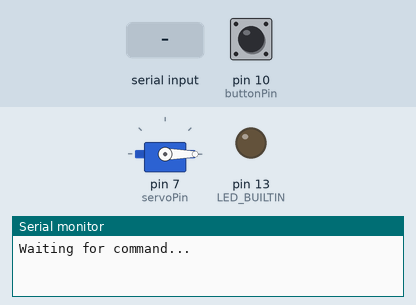
Recording of a sketch running on a simulated Arduino Uno, built with avr-gcc and run on an emulated ATmega328P. Parts: servo, output pins drawn as LEDs (lit = HIGH), the last lines printed to the serial monitor. The test bench sets the inputs (shaded band); at power-on: pin 10 (buttonPin) LOW.

Above: at 1.2 s.
1.3 s: pin 10 (buttonPin) pulled HIGH for 0.15 s
At 1.8 s:
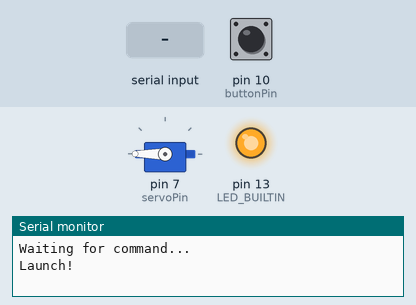
4.4 s: "launch" received over the second serial link
At 7.2 s:
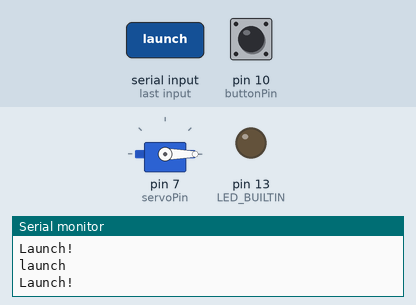
7.9 s: pin 10 (buttonPin) pulled HIGH for 1 s
At 9.2 s:
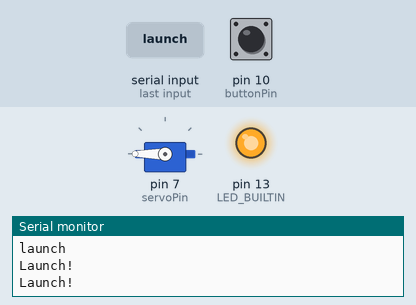
11.4 s: pin 10 (buttonPin) pulled HIGH for 3.2 s
At 14.6 s:
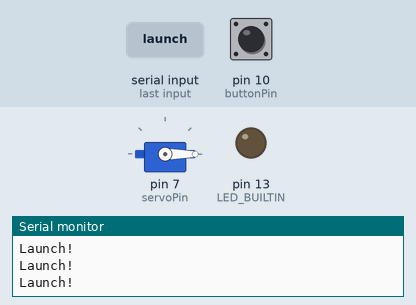
Timing chart, 0 to 16.1 s (numbered marks = the images above; inputs shaded):
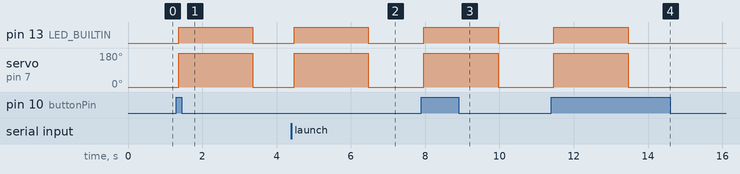

Measured:
- after the input at 1.3 s, pin 13 (LED_BUILTIN): LOW → HIGH after 0.06 s, → LOW 2.0 s later; servo on pin 7 (servoPin): 0° → 180° after 0.06 s, → 0° 2.0 s later
- after the input at 4.4 s, pin 13 (LED_BUILTIN): LOW → HIGH after 0.07 s, → LOW 2.0 s later; servo on pin 7 (servoPin): 0° → 180° after 0.07 s, → 0° 2.0 s later
- after the input at 7.9 s, pin 13 (LED_BUILTIN): LOW → HIGH after 0.06 s, → LOW 2.0 s later; servo on pin 7 (servoPin): 0° → 180° after 0.06 s, → 0° 2.0 s later
- after the input at 11.4 s, pin 13 (LED_BUILTIN): LOW → HIGH after 0.06 s, → LOW 2.0 s later; servo on pin 7 (servoPin): 0° → 180° after 0.06 s, → 0° 2.0 s later

The sketch:

waterrocket_launch.ino
```cpp
#include <Servo.h>
const int servoPin = 7;
const int buttonPin = 10;    // the number of the pushbutton pin
int buttonState;             // the current reading from the input pin
int lastButtonState = LOW;   // the previous reading from the input pin
unsigned long lastDebounceTime = 0;  // the last time the output pin was toggled
unsigned long debounceDelay = 50;    // the debounce time; increase if the output flickers
#include <NeoSWSerial.h>
NeoSWSerial Bluetooth( 8, 9 );

String voice;
Servo Servo1;
byte state = 0;

void setup() {
  Bluetooth.begin(9600);
  Serial.begin(9600);
  Serial.println("Waiting for command...");

  Servo1.attach(servoPin);
  Servo1.write(0);
  pinMode(buttonPin, INPUT);
  pinMode(LED_BUILTIN, OUTPUT);
}

void loop() {
  int reading = digitalRead(buttonPin);
  if (reading != lastButtonState) {
    lastDebounceTime = millis();
  }

  if ((millis() - lastDebounceTime) > debounceDelay) {
    if (reading != buttonState) {
      buttonState = reading;

      // only toggle the LED if the new button state is HIGH
      if (buttonState == HIGH) {
        state = 1;
      }
    }
  }

  //Bluetooth.listen();
  while (Bluetooth.available())
  {
    //Serial.println("read");
    delay(10);
    char c = Bluetooth.read();
    voice += c;
  }
  if (voice.length() > 0)
  {
    Serial.println(voice);
    if (voice == "launch")
    {
      state = 1;
    }
  }
  voice = "";
  if (state == 1) {
    Serial.println("Launch!");
    Bluetooth.listen();
    Bluetooth.print("Rocket away!");
    digitalWrite(LED_BUILTIN, HIGH);
    Servo1.write(180);
    delay(2000);
    Servo1.write(0);
    state = 0;
    digitalWrite(LED_BUILTIN, LOW);
  }

  lastButtonState = reading;
}
```
